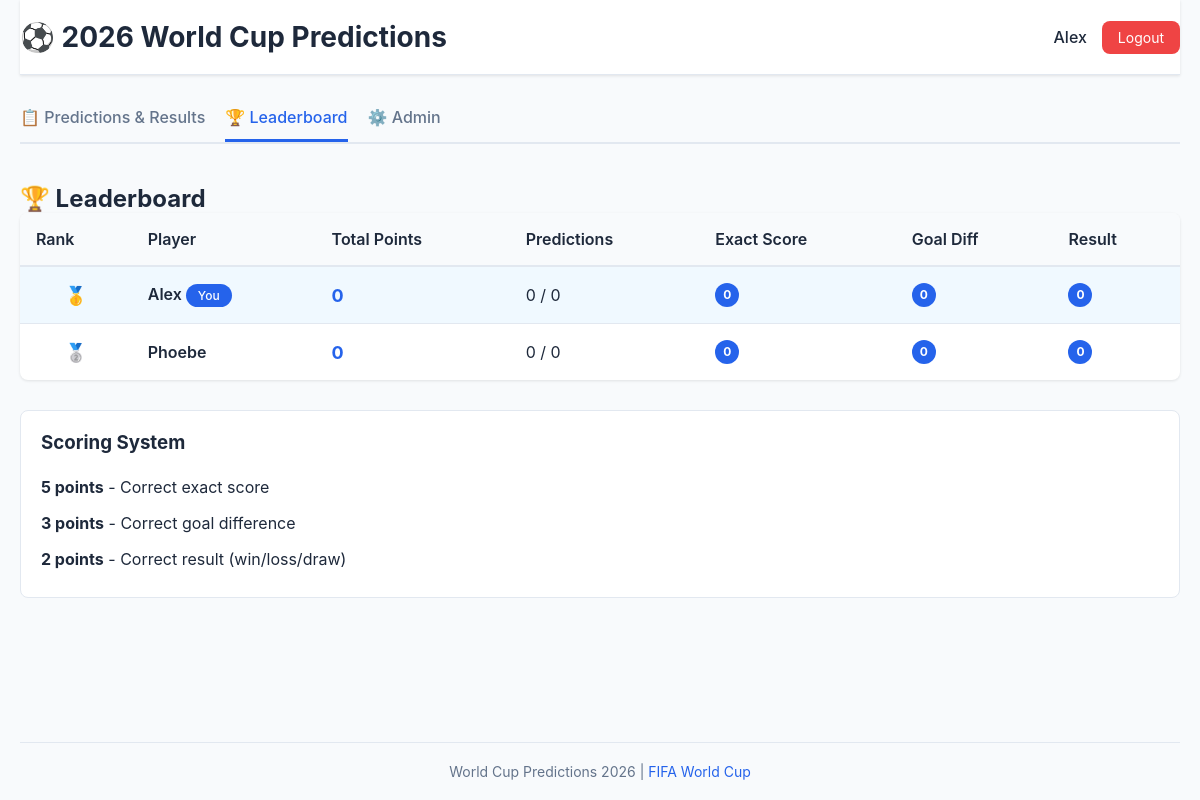
/leaderboard (signed in), run on the app's committed database.
### models.py (models this page shows, shortened)
class User(db.Model):
    __tablename__ = 'users'
    id = db.Column(db.Integer, primary_key=True)
    username = db.Column(db.String(80), unique=True, nullable=False, index=True)
    password_hash = db.Column(db.String(255), nullable=False)
    created_at = db.Column(db.DateTime, default=datetime.utcnow)
    predictions = db.relationship('Prediction', backref='user', lazy=True, cascade='all, delete-orphan')

### app.py (the view)
@app.route('/leaderboard')
@login_required
def leaderboard():
    leaderboard_data = get_leaderboard()
    return render_template('leaderboard.html', leaderboard=leaderboard_data)

### app.py (called while the page is built)
@app.before_request
def set_current_user():
    app.jinja_env.globals['current_user'] = get_current_user()

### auth.py (called while the page is built)
def login_required(f):
    @wraps(f)
    def decorated_function(*args, **kwargs):
        if 'user_id' not in session:
            return redirect(url_for('login', next=request.url))
        return f(*args, **kwargs)
    return decorated_function

def get_current_user():
    if 'user_id' in session:
        return User.query.get(session['user_id'])
    return None

### predictions.py (called while the page is built, shortened)
def get_user_stats(user) -> dict:
    predictions = Prediction.query.filter_by(user_id=user.id).all()
    completed = [p for p in predictions if p.points_earned is not None]
    total_points = sum(p.points_earned or 0 for p in predictions)
    exact_count = 0
    diff_count = 0
    result_count = 0
    return {
        'total_points': total_points,
        'predictions_made': len(predictions),
        'predictions_completed': len(completed),
        'exact_correct': exact_count,
        'diff_correct': diff_count,
        'result_correct': result_count
    }

def get_leaderboard() -> list:
    from models import User
    users = User.query.all()
    leaderboard = []
    for user in users:
        stats = get_user_stats(user)
        leaderboard.append({
            'user': user,
            'total_points': stats['total_points'],
            'predictions_made': stats['predictions_made'],
            'predictions_completed': stats['predictions_completed'],
            'exact_correct': stats['exact_correct'],
            'diff_correct': stats['diff_correct'],
            'result_correct': stats['result_correct']
        })
    leaderboard.sort(key=lambda x: x['total_points'], reverse=True)
    return leaderboard

### templates/leaderboard.html (shortened to what this page needs)
{% extends "base.html" %}
{% block content %}
<div class="leaderboard-page">
    <h2>🏆 Leaderboard</h2>
    {% if leaderboard %}
    <table class="leaderboard-table">
        <thead>
            <tr>
                <th>Rank</th>
                <th>Player</th>
                <th>Total Points</th>
                <th>Predictions</th>
                <th>Exact Score</th>
                <th>Goal Diff</th>
                <th>Result</th>
            </tr>
        </thead>
        <tbody>
            {% for entry in leaderboard %}
            <tr class="{% if entry.user.username == current_user.username %}current-user{% endif %}">
                <td class="rank">
                    {% if loop.index == 1 %}🥇{% elif loop.index == 2 %}🥈{% elif loop.index == 3 %}🥉{% else %}{{ loop.index }}{% endif %}
                </td>
                <td class="player-name">
                    {{ entry.user.username }}
                    {% if entry.user.username == current_user.username %}<span class="badge you">You</span>{% endif %}
                </td>
                <td class="total-points">
                    <strong>{{ entry.total_points }}</strong>
                </td>
                <td class="predictions-count">
                    {{ entry.predictions_completed }} / {{ entry.predictions_made }}
                </td>
                <td class="exact-count">
                    <span class="count-badge">{{ entry.exact_correct }}</span>
                </td>
                <td class="diff-count">
                    <span class="count-badge">{{ entry.diff_correct }}</span>
                </td>
                <td class="result-count">
                    <span class="count-badge">{{ entry.result_correct }}</span>
                </td>
            </tr>
            {% endfor %}
        </tbody>
    </table>
    <div class="scoring-info">
        <h3>Scoring System</h3>
        <ul>
            <li><strong>5 points</strong> - Correct exact score</li>
            <li><strong>3 points</strong> - Correct goal difference</li>
            <li><strong>2 points</strong> - Correct result (win/loss/draw)</li>
        </ul>
    </div>
    {% else %}
    <div class="empty-state">
        <p>No predictions made yet</p>
    </div>
    {% endif %}
</div>
{% endblock %}

### templates/base.html (shortened to what this page needs)
<!DOCTYPE html>
<html lang="en">
<head>
    <link rel="stylesheet" href="{{ url_for('static', filename='style.css') }}">
</head>
<body>
    <div class="container">
        <header>
            <h1 class="title">⚽ 2026 World Cup Predictions</h1>
            {% if current_user %}
            <div class="user-info">
                <span class="username">{{ current_user.username }}</span>
                <a href="{{ url_for('logout') }}" class="logout-btn">Logout</a>
            </div>
            {% endif %}
        </header>
        {% if current_user %}
        <nav class="tabs">
            <a href="{{ url_for('predictions') }}" class="tab {% if request.endpoint == 'predictions' %}active{% endif %}">
                📋 Predictions & Results
            </a>
            <a href="{{ url_for('leaderboard') }}" class="tab {% if request.endpoint == 'leaderboard' %}active{% endif %}">
                🏆 Leaderboard
            </a>
            <a href="{{ url_for('admin') }}" class="tab {% if request.endpoint == 'admin' %}active{% endif %}">
                ⚙️ Admin
            </a>
        </nav>
        {% endif %}
        <main class="content">
            {% block content %}{% endblock %}
        </main>
        <footer>
            <p>World Cup Predictions 2026 | <a href="https://www.fifa.com" target="_blank">FIFA World Cup</a></p>
        </footer>
    </div>
</body>
</html>

### static/style.css (style rules this page uses)
* { margin: 0; padding: 0; box-sizing: border-box; }
:root { --primary-color: #2563eb; --primary-dark: #1e40af; --secondary-color: #64748b; --success-color: #10b981; --danger-color: #ef4444; --warning-color: #f59e0b; --bg-color: #f8fafc; --card-bg: #ffffff; --border-color: #e2e8f0; --text-color: #1e293b; --text-light: #64748b; --radius: 8px; --shadow: 0 1px 3px 0 rgba(0, 0, 0, 0.1); --shadow-lg: 0 10px 25px -5px rgba(0, 0, 0, 0.1); }
html, body { height: 100%; font-family: -apple-system, BlinkMacSystemFont, 'Segoe UI', Roboto, Oxygen, Ubuntu, Cantarell, sans-serif; background-color: var(--bg-color); color: var(--text-color); }
body { display: flex; flex-direction: column; }
.container { flex: 1; max-width: 1200px; width: 100%; margin: 0 auto; padding: 0 20px; display: flex; flex-direction: column; }
header { background-color: var(--card-bg); border-bottom: 1px solid var(--border-color); padding: 20px 0; display: flex; justify-content: space-between; align-items: center; margin-bottom: 20px; box-shadow: var(--shadow); }
.title { font-size: 28px; font-weight: bold; color: var(--text-color); }
.user-info { display: flex; align-items: center; gap: 15px; }
.username { font-weight: 500; color: var(--text-color); }
.logout-btn { padding: 8px 16px; background-color: var(--danger-color); color: white; border: none; border-radius: var(--radius); cursor: pointer; text-decoration: none; font-size: 14px; transition: background-color 0.3s; }
nav.tabs { display: flex; gap: 20px; border-bottom: 2px solid var(--border-color); margin-bottom: 20px; }
.tab { padding: 12px 0; text-decoration: none; color: var(--text-light); border-bottom: 3px solid transparent; transition: all 0.3s; font-weight: 500; cursor: pointer; }
.tab.active { color: var(--primary-color); border-bottom-color: var(--primary-color); }
.badge { display: inline-block; padding: 4px 12px; border-radius: 20px; font-size: 12px; font-weight: 500; background-color: #dbeafe; color: #0c4a6e; }
.badge.you { background-color: var(--primary-color); color: white; }
.count-badge { display: inline-block; min-width: 24px; height: 24px; line-height: 24px; text-align: center; border-radius: 50%; background-color: var(--primary-color); color: white; font-size: 12px; font-weight: bold; }
.content { flex: 1; padding: 20px 0; }
.leaderboard-table { width: 100%; border-collapse: collapse; background-color: var(--card-bg); border-radius: var(--radius); overflow: hidden; box-shadow: var(--shadow); }
.leaderboard-table thead { background-color: var(--bg-color); border-bottom: 2px solid var(--border-color); }
.leaderboard-table th { padding: 16px; text-align: left; font-weight: 600; color: var(--text-color); }
.leaderboard-table td { padding: 16px; border-bottom: 1px solid var(--border-color); }
.leaderboard-table tbody tr:last-child td { border-bottom: none; }
.leaderboard-table tr.current-user { background-color: #f0f9ff; }
.rank { font-size: 18px; font-weight: bold; text-align: center; min-width: 40px; }
.player-name { font-weight: 600; }
.total-points { color: var(--primary-color); font-size: 18px; }
.scoring-info { background-color: var(--card-bg); border: 1px solid var(--border-color); border-radius: var(--radius); padding: 20px; margin-top: 30px; }
.scoring-info h3 { margin-bottom: 15px; }
.scoring-info ul { list-style: none; padding-left: 0; }
.scoring-info li { padding: 8px 0; color: var(--text-color); }
footer { text-align: center; padding: 20px; color: var(--text-light); border-top: 1px solid var(--border-color); margin-top: 40px; font-size: 14px; }
footer a { color: var(--primary-color); text-decoration: none; }

### data on the page
User: username "Alex", user.username "Alex"
User: user.username "Phoebe"

### other printed values
{{ entry.total_points }} "0" "0"
{{ entry.predictions_completed }} "0" "0"
{{ entry.predictions_made }} "0" "0"
{{ entry.exact_correct }} "0" "0"
{{ entry.diff_correct }} "0" "0"
{{ entry.result_correct }} "0" "0"
